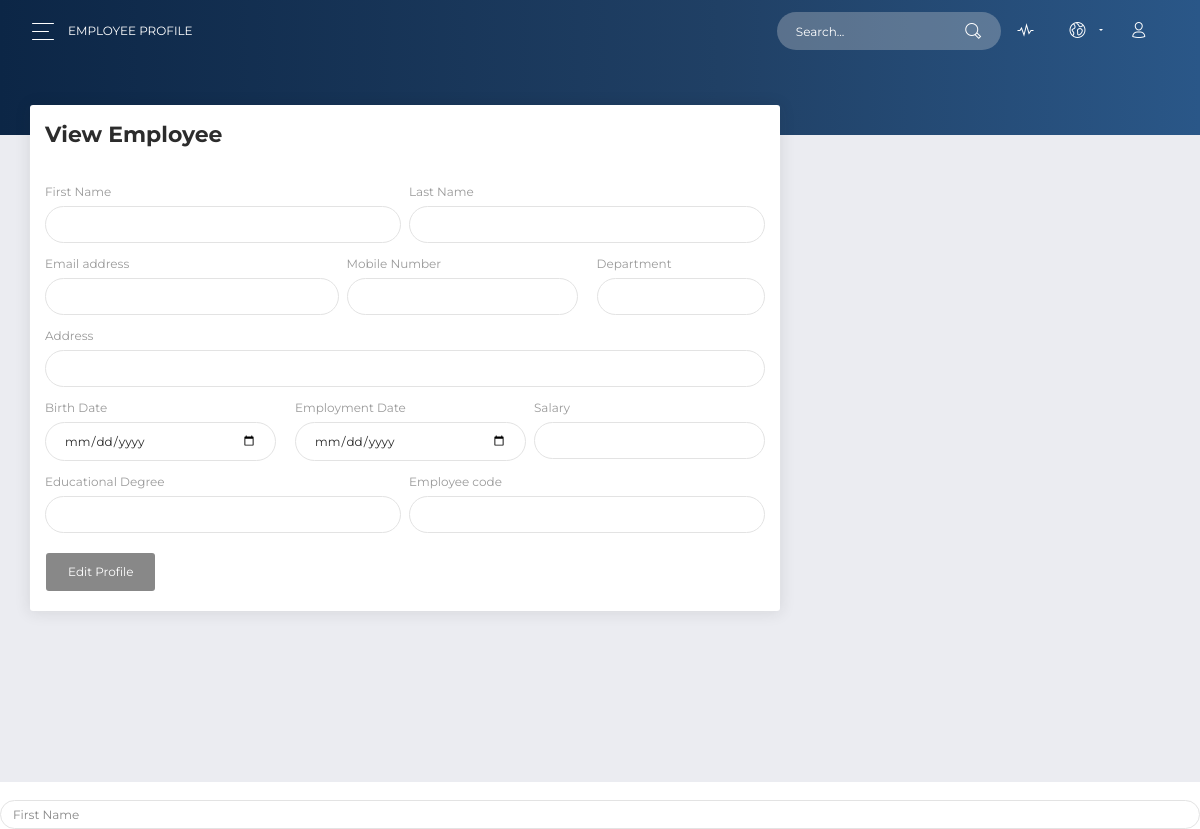
Before: /public/EmployeeProfile.php with the older database file.
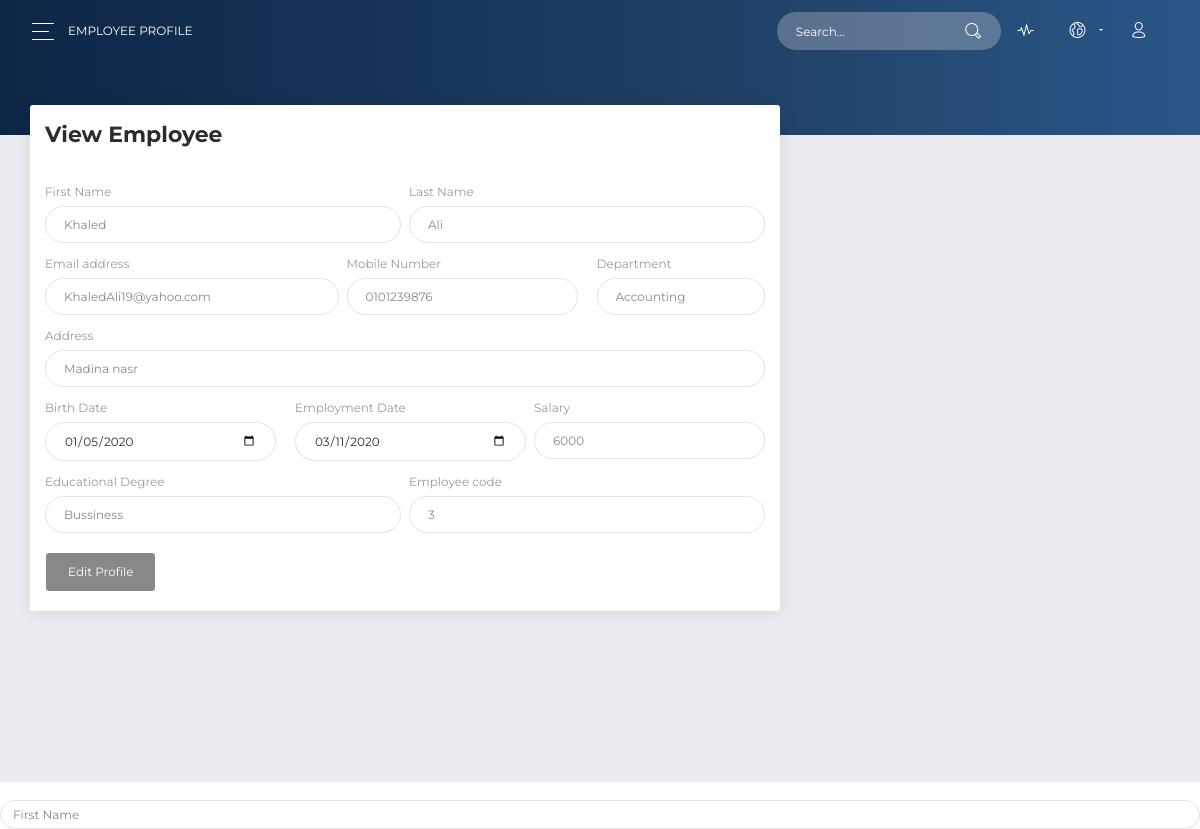
After: the same page with the newer database file.
### tables this page shows
CREATE TABLE `user` (
  `ID` int(11) NOT NULL,
  `username` varchar(24) NOT NULL,
  `password` varchar(24) NOT NULL,
  `type` int(11) NOT NULL,
  `emp_ID` int(11) NOT NULL
);

CREATE TABLE `employee` (
  `ID` int(11) NOT NULL,
  `First_Name` varchar(24) NOT NULL,
  `Last_Name` varchar(24) NOT NULL,
  `email` varchar(32) NOT NULL,
  `address` varchar(24) NOT NULL,
  `Dep` varchar(30) NOT NULL,
  `mobile` varchar(24) NOT NULL,
  `DOB` date NOT NULL,
  `degree` varchar(24) NOT NULL,
  `emp_date` date NOT NULL,
  `salary` int(11) NOT NULL,
  `comp_id` int(11) NOT NULL
);

### app/db/dbh.php (called while the page is built, shortened)
<?php
class DBh
{
    private $servername;
    private $username;
    private $password;
    private $dbname;
    private $conn;
    private $result;
    function __construct()
    {
		$this->servername = DB_SERVER;
		$this->username = DB_USER;
		$this->password = DB_PASS;
        $this->dbname = DB_DATABASE;
	}
    public function connect()
    {
        $this->conn = new mysqli($this->servername, $this->username, $this->password, $this->dbname);
        return $this->conn;
    }
    function query($sql)
    {
        if (!empty($sql))
        {
            $this->result = $this->conn->query($sql);
            return $this->result;
        }
        else
        {
            return false;
        }
    }
    function fetchRow($result="")
    {
        if (empty($result))
        {
            $result = $this->result;
        }
        return $result->fetch_assoc();
    }
}
?>

### app/model/model.php (called while the page is built, shortened)
<?php
require_once("../app/db/dbh.php");
abstract class Model
{
    protected $dbh;
    protected $conn;
    public function connect()
    {
        if(null === $this->conn)
        {
            $this->dbh = new Dbh();
        }
        return $this->dbh;
    }
}
?>

### app/model/employees_model.php (called while the page is built, shortened)
<?php
  require_once(__ROOT__ . "model/model.php");
  require_once(__ROOT__ . "model/Employee_model.php");
?>
<?php
class Employees extends Model {
    public $employees;
  function __construct() {
      $this->fillArray();
  }
  function fillArray() {
    $this->employees = array();
    $this->dbh = $this->connect();
    $result = $this->readEmployees();
    while ($row = $result->fetch_assoc())
    {
     array_push($this->employees, new Employee($row["ID"]));
    }
  }
  function getEmployees()
  {
    return $this->employees;
  }
  function readEmployees(){
    $sql = "SELECT * FROM employee";
    $result = $this->dbh->query($sql);
    if ($result->num_rows > 0){
        return $result;
    }
    else {
        return false;
    }
  }
}
?>

### app/model/employee_model.php (called while the page is built, shortened)
<?php
  require_once(__ROOT__ . "model/model.php");
?>
<?php
class Employee extends Model{
    private $empfirstname;
    private $emplastname;
    private $email;
    private $address;
    private $dep;
    private $mobile;
    private $birthdate;
    private $edudegree;
    private $empdate;
    private $salary;
    private $compid;
  function __construct($empid,$empfirstname="",$emplastname="",$email="",$address="",$dep="",$mobile="",$birthdate="",$edudegree="",$empdate="",$salary="",$compid="")
  {
    if(""===$empfirstname)
    {
      $this->readEmployee($empid);
    }
  }
    public function getBirthdate()
    {
        return $this->birthdate;
    }
    public function getMobile()
    {
        return $this->mobile;
    }
    public function getAddress()
    {
        return $this->address;
    }
    public function getEdudegree()
    {
        return $this->edudegree;
    }
    public function getSalary()
    {
        return $this->salary;
    }
    public function getEmail()
    {
        return $this->email;
    }
    public function getEmpfirstname()
    {
        return $this->empfirstname;
    }
    public function getEmplastname()
    {
        return $this->emplastname;
    }
    function readEmployee($empid)
    {
        $sql = "SELECT * FROM user  JOIN  employee ON user.emp_ID = employee.ID WHERE user.emp_ID='$empid'";
        $db = $this->connect();
        $result = $db->query($sql);
        if($result->num_rows == 1)
        {
          $row = $db->fetchRow();
          $this->empfirstname = $row["First_Name"];
          $this->emplastname = $row["Last_Name"];
          $this->email = $row["email"];
          $this->address = $row["address"];
          $this->dep = $row["Dep"];
          $this->mobile = $row["mobile"];
          $this->birthdate = $row["DOB"];
          $this->edudegree = $row["degree"];
          $this->empdate = $row["emp_date"];
          $this->salary = $row["salary"];
          $this->compid = $row["comp_id"];
        }
        else
        {
          $this->empfirstname = "";
          $this->emplastname = "";
          $this->email = "";
          $this->address = "";
          $this->dep = "";
          $this->mobile = "";
          $this->birthdate = "";
          $this->edudegree = "";
          $this->empdate = "";
          $this->salary = "";
          $this->compid = "";
        }
      }
    public function getDep()
    {
        return $this->dep;
    }
    public function getCompid()
    {
        return $this->compid;
    }
    public function getEmpdate()
    {
        return $this->empdate;
    }
    }

### app/view/view.php (called while the page is built, shortened)
<?php
abstract class View
{
    public function __construct($controller, $model)
    {
        $this->model = $model;
    }
}
?>

### app/view/employee_view.php (the view, shortened to what this page needs)
<?php
require_once(__ROOT__ . "view/view.php");
require_once(__ROOT__ . "model/Employees_model.php");
require_once(__ROOT__ . "model/Employee_model.php");
class EmployeeView extends View
{
    public function output()
    {   $str="";
        foreach($this->model->getEmployees() as $employee){
       $str=' <form>
                  <div class="row">
                    <div class="col-md-6 pr-1">
                      <div class="form-group">
                        <label>First Name</label>
                        <input type="text" class="form-control" placeholder="'.$employee->getEmpfirstname().'" name="fname" >
                      </div>
                    </div>
                    <div class="col-md-6 pl-1">
                      <div class="form-group">
                        <label>Last Name</label>
                        <input type="text" class="form-control" placeholder="'.$employee->getEmplastname().'" name="lname">
                      </div>
                    </div>
                  </div>
                  <div class="row">
                    <div class="col-md-5 pr-1">
                      <div class="form-group">
                        <label for="exampleInputEmail1">Email address</label>
                        <input type="email" class="form-control" placeholder="'.$employee->getEmail().'" name="emails">
                      </div>
                    </div>
                    <div class="col-md-4 pl-1">
                      <div class="form-group">
                        <label for="exampleInputEmail1">Mobile Number</label>
                        <input type="text" class="form-control" placeholder="'.$employee->getMobile().'" name="mobileno" >
                      </div>
                    </div>
                    <div class="col-md-3 pl-1">
                      <div class="form-group">
                        <label for="exampleInputEmail1">Department</label>
                        <input type="text" class="form-control" placeholder="'.$employee->getDep().'" name="department">
                      </div>
                    </div>
                  </div>
                  <div class="row">
                    <div class="col-md-12">
                      <div class="form-group">
                        <label>Address</label>
                        <input type="text" class="form-control" placeholder="'.$employee->getAddress().'" name="address">
                      </div>
                    </div>
                  </div>
                  <div class="row">
                    <div class="col-md-4 pr-1">
                      <div class="form-group">
                        <label>Birth Date</label>
                        <input type="date" class="form-control" name="birthdate" value="'.$employee->getBirthdate().'">
                      </div>
                    </div>
                    <div class="col-md-4 pr-1">
                      <div class="form-group">
                        <label>Employment Date</label>
                        <input type="date" class="form-control" name="employdate" value="'.$employee->getEmpdate().'">
                      </div>
                    </div>
                    <div class="col-md-4 pl-1">
                      <div class="form-group">
                        <label>Salary</label>
                        <input type="Number" class="form-control" placeholder="'.$employee->getSalary().'" name="salary">
                      </div>
                    </div>
                  </div>
                  <div class="row">
                    <div class="col-md-6 pr-1">
                      <div class="form-group">
                        <label>Educational Degree</label>
                        <input type="text" class="form-control" placeholder="'.$employee->getEdudegree().'" name="degree">
                      </div>
                    </div>
                    <div class="col-md-6 pl-1">
                      <div class="form-group">
                        <label>Employee code</label>
                        <input type="text" class="form-control" placeholder="'.$employee->getCompid().'" name="empcode">
                      </div>
                    </div>
                  </div>
                  <a href="editEmployee.html" class="btn">Edit Profile</a>
                  </form>';
        }
        return $str;
    }
}
?>

### public/EmployeeProfile.php (shortened to what this page needs)
<?php
require_once(__ROOT__ . "model/Employee_model.php");
require_once(__ROOT__ . "model/Employees_model.php");
require_once(__ROOT__ . "view/employee_view.php");
$empid = 2;
$model = new Employees($empid);
$controller = new EmployeeController($model);
$view = new EmployeeView($controller, $model);
?>
<!DOCTYPE html>
<html lang="en">
<head>
  <link rel="stylesheet" href="https://use.fontawesome.com/releases/v5.7.1/css/all.css"
>
  <link href="../assets/css/bootstrap.min.css" rel="stylesheet" />
  <link href="../assets/css/now-ui-dashboard.css?v=1.5.0" rel="stylesheet" />
  <link href="../assets/demo/demo.css" rel="stylesheet" />
</head>
<body class="user-profile">
  <div class="wrapper ">
    <div class="main-panel" id="main-panel">
      <nav class="navbar navbar-expand-lg navbar-transparent  bg-primary  navbar-absolute">
        <div class="container-fluid">
          <div class="navbar-wrapper">
            <div class="navbar-toggle">
              <button type="button" class="navbar-toggler">
                <span class="navbar-toggler-bar bar1"></span>
                <span class="navbar-toggler-bar bar2"></span>
                <span class="navbar-toggler-bar bar3"></span>
              </button>
            </div>
            <a class="navbar-brand" href="#pablo">Employee Profile</a>
          </div>
          <div class="collapse navbar-collapse justify-content-end" id="navigation">
            <form>
              <div class="input-group no-border">
                <input type="text" value="" class="form-control" placeholder="Search...">
                <div class="input-group-append">
                  <div class="input-group-text">
                    <i class="now-ui-icons ui-1_zoom-bold"></i>
                  </div>
                </div>
              </div>
            </form>
            <ul class="navbar-nav">
              <li class="nav-item">
                <a class="nav-link" href="#pablo">
                  <i class="now-ui-icons media-2_sound-wave"></i>
                </a>
              </li>
              <li class="nav-item dropdown">
                <a class="nav-link dropdown-toggle" id="navbarDropdownMenuLink" data-toggle="dropdown"
                  aria-haspopup="true" aria-expanded="false">
                  <i class="now-ui-icons location_world"></i>
                </a>
              </li>
              <li class="nav-item">
                <a class="nav-link" href="#pablo">
                  <i class="now-ui-icons users_single-02"></i>
                </a>
              </li>
            </ul>
          </div>
        </div>
      </nav>
      <div class="panel-header panel-header-sm">
      </div>
      <div class="content">
        <div class="row">
          <div class="col-md-8">
            <div class="card">
              <div class="card-header">
                <h5 class="title">View Employee</h5>
              </div>
              <div class="card-body">
                <?php
                         echo $view->output();
                ?>
              </div>
            </div>
          </div>
        </div>
      </div>
    </div>
  </div>
<input type="text" name="fname" class="form-control" placeholder="First Name" value="<?php echo $firstName; ?>">
</body>
</html>

Changed rows visible on the page:
added user: fname "Khaled", lname "Ali", emails "KhaledAli19@yahoo.com", mobileno "0101239876", department "Accounting", address "Madina nasr", birthdate "01/05/2020", employdate "03/11/2020", salary "6000", degree "Bussiness", empcode "3"
